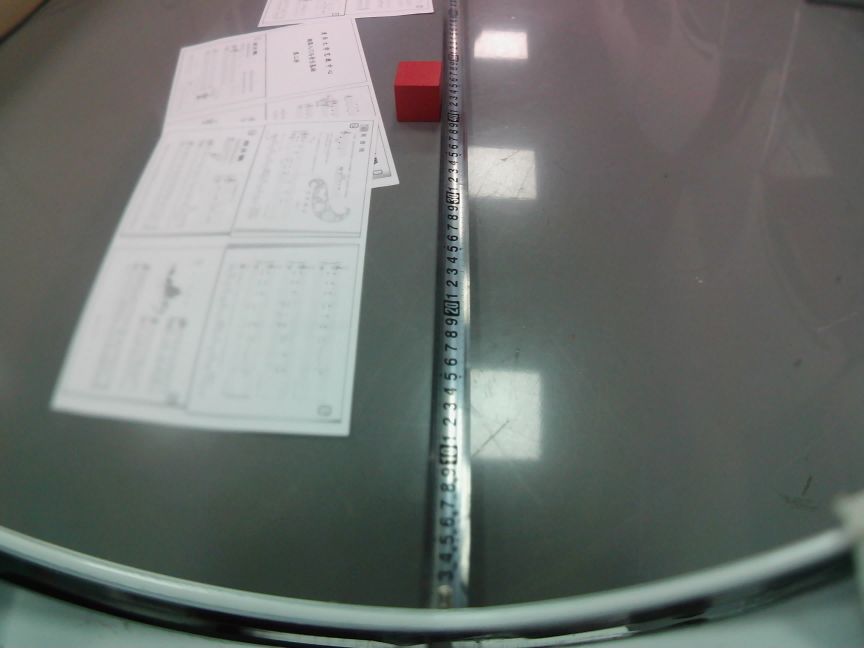
#> input picture 111.jpg, 2592 x 1944 px (shown at 1/3 size)
$ python -i line_detector.py   (imports and definitions only)
#> lines starting #> are read from the running program, lines starting #| are printed output that depends on the picture; after the words box and inside, x2 and y2 are one past the last pixel; in counts of white or black regions, pixels touching at a corner belong together
# -*- coding: utf-8 -*-
"""巡线检测器：中心线提取 + 骨架化 + 弧长参数化 + 多项式拟合 + 纯追踪。

设计依据：《视觉识别算法详解.md》第 1 章。能力：
  - 灰度模式（黑/白线，向后兼容）与 HSV 颜色模式（识别特定颜色线，红色自动合并两段）
  - 多条线（连通域分离）、横向线（分类 cross）、拐角（分类 corner，肘部检测）
  - 输出纯追踪前视点 lookahead_x，供关卡做左/右移、左/右转、前进/后退决策

corner 判据（肘部检测，替代旧 PCA 直线度判据）：
  透视几何下 L 形拐角两臂长度极不对称（近处纵臂短、远处横臂长），PCA 直线度
  可高达 0.95+，旧判据判不出拐角。改为沿骨架点列滑窗检测弦向角突变：
  近端→远端方向变化 > ELBOW_ANGLE_THRESH 且两臂各 ≥ ELBOW_MIN_ARM_PX 判 corner。
  渐弯线（S 弯/弧线）窗口间方向渐变不触发，仍判 follow，天然区分急折。

所有输出量均在工作分辨率（work_width 宽）像素坐标系下，关卡阈值按此标定。
"""

import cv2
import numpy as np

from vision.detection import LineResult, LineSegment

# 肘部检测参数（corner 判据）
ELBOW_ANGLE_THRESH = 45.0   # 弦向角变化超过此值（度）判为肘部（拐角）
ELBOW_WINDOW = 8            # 滑窗半宽（点数），沿点列取 P[i±w] 计算弦向
ELBOW_MIN_NEAR_ARM_PX = 6.0   # 肘部近臂（肘点→近端）全弧长下限（像素）
ELBOW_MIN_FAR_ARM_PX = 15.0   # 肘部远臂（肘点→远端）全弧长下限（像素）
# 注：臂长按「肘点到段端点的全弧长」计，而非滑窗弦长——机器人贴近拐角时
# 近臂在图像中只有 ~10px，但仍是真拐角；远臂必须足够长以排除噪声毛刺。

# 骨架追踪段长度下限：拐角块状结构细化的毛刺残段（通常 <10 点）会被
# 丢弃，避免其被误判为 follow 并因优先级抢赢真正的 corner 段。
MIN_SEGMENT_LEN = 10

# follow 稳健拟合参数
FIT_MIN_RY_SPAN = 30.0      # ry 跨度小于此值（像素）时降为一次拟合（防 polyfit 病态）
FIT_MIN_POINTS = 8          # 点数小于此值时直接量测，不拟合
FIT_MAX_RMS = 4.0           # 二次拟合 RMS 残差超过此值（像素）改判 corner
LOOKAHEAD_CLAMP = 200.0     # lookahead_x 绝对值钳制上限（防止多项式外推爆炸）


class LineDetector:
    def __init__(self, line_color="dark", thresh=None, roi_ratio=0.5,
                 hsv_range=None, hsv_ranges=None,
                 min_area=80, lookahead_ratio=0.5, straightness_thresh=0.85,
                 work_width=640):
        self.line_color = line_color
        self.thresh = thresh
        self.roi_ratio = roi_ratio
        self.hsv_range = hsv_range          # 单一 HSV 范围，红色自动补 170~180 段
        self.hsv_ranges = hsv_ranges        # 额外多段 HSV（可选 list）
        self.min_area = min_area
        self.lookahead_ratio = lookahead_ratio
        self.straightness_thresh = straightness_thresh
        self.work_width = work_width

    # =====================================================================
    # Step 0：二值掩膜
    # =====================================================================
    def _make_mask(self, roi):
        if self.hsv_range is not None or self.hsv_ranges is not None:
            return self._color_mask(roi)
        gray = cv2.cvtColor(roi, cv2.COLOR_BGR2GRAY)
        ttype = cv2.THRESH_BINARY_INV if self.line_color == "dark" else cv2.THRESH_BINARY
        if self.thresh is None:
            ttype |= cv2.THRESH_OTSU
            th = 0
        else:
            th = self.thresh
        _, binary = cv2.threshold(gray, th, 255, ttype)
        return binary

    # [16 lines left out: function _color_mask, not called in this run]

    # =====================================================================
    # Step 1：连通域分割 + Step 2：骨架化 + Step 3：弧长参数化
    # =====================================================================
    @staticmethod
    def _zhang_suen(binary):
        """Zhang-Suen 细化：粗带 → 1px 中轴（纯 numpy，无额外依赖）。"""
        img = (binary > 0).astype(np.uint8)
        changed = True
        while changed:
            changed = False
            for step in (1, 2):
                h, w = img.shape
                p = np.zeros((h + 2, w + 2), np.uint8)
                p[1:-1, 1:-1] = img
                P2 = p[0:-2, 1:-1]; P3 = p[0:-2, 2:]; P4 = p[1:-1, 2:]; P5 = p[2:, 2:]
                P6 = p[2:, 1:-1]; P7 = p[2:, 0:-2]; P8 = p[1:-1, 0:-2]; P9 = p[0:-2, 0:-2]
                B = P2 + P3 + P4 + P5 + P6 + P7 + P8 + P9
                seq = [P2, P3, P4, P5, P6, P7, P8, P9]
                A = np.zeros_like(img)
                for i in range(8):
                    A += ((seq[i] == 0) & (seq[(i + 1) % 8] == 1)).astype(np.uint8)
                if step == 1:
                    cond = (B >= 2) & (B <= 6) & (A == 1) & (P2 * P4 * P6 == 0) & (P4 * P6 * P8 == 0)
                else:
                    cond = (B >= 2) & (B <= 6) & (A == 1) & (P2 * P4 * P8 == 0) & (P2 * P6 * P8 == 0)
                cond &= (img == 1)
                if cond.any():
                    changed = True
                    img[cond] = 0
        return (img * 255).astype(np.uint8)

    def _extract_segments(self, mask):
        """连通域 → 骨架化 → 追踪，返回 list[list[(x,y)]]。"""
        n, labels, stats, _ = cv2.connectedComponentsWithStats(mask, 8)
        segments = []
        for i in range(1, n):
            if stats[i, cv2.CC_STAT_AREA] < self.min_area:
                continue
            comp = (labels == i).astype(np.uint8)
            skel = self._zhang_suen(comp)
            for seg in self._trace(skel):
                if len(seg) >= MIN_SEGMENT_LEN:
                    segments.append(seg)
        return segments

    @staticmethod
    def _trace(skel):
        """把 1px 骨架追踪成有序点列（像素坐标 (x, y)）。

        在分支点（度≥3）不停止，选择「最接近当前行进方向」的分支继续走，
        保证 L 形拐角的两臂留在同一条点列里（旧版在拐角分支点断开，
        L 形被拆成近臂/远臂两条独立线段，拐角永远检测不到）。
        """
        ys, xs = np.nonzero(skel)
        if len(ys) == 0:
            return []
        pts = set(zip(xs.tolist(), ys.tolist()))

        def nbrs(p):
            x, y = p
            for dx in (-1, 0, 1):
                for dy in (-1, 0, 1):
                    if dx == 0 and dy == 0:
                        continue
                    q = (x + dx, y + dy)
                    if q in pts:
                        yield q

        deg = {p: sum(1 for _ in nbrs(p)) for p in pts}
        # 端点确定性排序：优先从「y 最大（离机器人最近）」的端点开始追踪，
        # 保证 L 形拐角的主路径被完整追踪（set 无序遍历会因 hash seed 不同
        # 产生非确定性的段划分）。
        endpoints = sorted((p for p in pts if deg[p] == 1), key=lambda p: (-p[1], p[0]))
        visited = set()
        segs = []

        def walk(start):
            seg = [start]
            visited.add(start)
            prev, cur = None, start
            while True:
                cand = [n for n in nbrs(cur) if n != prev and n not in visited]
                if not cand:
                    break
                if len(cand) == 1:
                    nxt = cand[0]
                else:
                    # 分支点：选与当前行进方向夹角最小的分支（保持直行趋势）
                    d = (cur[0] - prev[0], cur[1] - prev[1]) if prev else (0, 0)
                    def dir_score(q):
                        dq = (q[0] - cur[0], q[1] - cur[1])
                        dot = d[0] * dq[0] + d[1] * dq[1]
                        nq = (dq[0] ** 2 + dq[1] ** 2) ** 0.5 or 1.0
                        nd = (d[0] ** 2 + d[1] ** 2) ** 0.5 or 1.0
                        return -(dot / (nq * nd))   # cos 大 → 分数小 → 优先
                    nxt = min(cand, key=dir_score)
                visited.add(nxt)
                seg.append(nxt)
                prev, cur = cur, nxt
            return seg

        for ep in endpoints:
            if ep not in visited:
                segs.append(walk(ep))
        # 闭合环 / 分支间残余：从任意未访问点继续
        for p in list(pts):
            if p not in visited:
                segs.append(walk(p))
        return segs

    # =====================================================================
    # Step 4~6：拟合 + 分类 + 纯追踪
    # =====================================================================
    @staticmethod
    def _find_elbow(pts):
        """肘部检测：沿点列滑窗找弦向角突变点（拐角判据）。

        pts: (N,2) 有序点列，首点为近端（y 最大，离机器人最近）
        返回 (turn_deg, elbow_idx) 或 None。
        turn_deg: 近臂→远臂的方向变化角（0~180°，取绝对值）

        臂长按「肘点到段端点的全弧长」计算（骨架点间距≈1px）：
        - 近臂 = 肘点→近端（pts[0]）的弧长，阈值低（机器人可贴近拐角）
        - 远臂 = 肘点→远端（pts[-1]）的弧长，阈值高（排除噪声毛刺）
        取「最近端第一个满足条件」的肘部（近拐角优先，防远拐角抢赢）。
        """
        n = len(pts)
        w = ELBOW_WINDOW
        if n < 2 * w + 2:
            return None
        # 累计弧长表：arc[i] = 点 0→i 的路径长度
        diffs = np.diff(pts, axis=0)
        step_len = np.hypot(diffs[:, 0], diffs[:, 1])
        arc = np.concatenate([[0.0], np.cumsum(step_len)])
        total_arc = arc[-1]
        for i in range(w, n - w):
            near_arm = arc[i]            # 肘点→近端弧长
            far_arm = total_arc - arc[i]  # 肘点→远端弧长
            if near_arm < ELBOW_MIN_NEAR_ARM_PX or far_arm < ELBOW_MIN_FAR_ARM_PX:
                continue
            v1 = pts[i] - pts[i - w]          # 近臂弦向（指向肘点）
            v2 = pts[i + w] - pts[i]          # 远臂弦向（离开肘点）
            n1 = np.hypot(*v1)
            n2 = np.hypot(*v2)
            if n1 < 1e-6 or n2 < 1e-6:
                continue
            cos_a = float(np.dot(v1, v2) / (n1 * n2))
            cos_a = max(-1.0, min(1.0, cos_a))
            turn_deg = float(np.degrees(np.arccos(cos_a)))
            if turn_deg > ELBOW_ANGLE_THRESH:
                return (turn_deg, i)   # 最近端优先，找到即返回
        return None

    def _analyze(self, seg, roi_w, roi_h):
        if len(seg) < 3:
            return None
        pts = np.array(seg, dtype=np.float64)          # (N,2) 图像坐标 x,y
        # 统一「近端在前」：首点 y 最大（图像底部，离机器人最近）
        if pts[0, 1] < pts[-1, 1]:
            pts = pts[::-1]
        x, y = pts[:, 0], pts[:, 1]
        cx, cy = x.mean(), y.mean()
        xc, yc = x - cx, y - cy
        var_x = float(np.dot(xc, xc) / len(x))
        var_y = float(np.dot(yc, yc) / len(x))
        cov_xy = float(np.dot(xc, yc) / len(x))
        # 特征值 → 直线度（保留作 cross 判据与 confidence）
        tr = var_x + var_y
        det = var_x * var_y - cov_xy * cov_xy
        disc = max(0.0, (tr / 2.0) ** 2 - det)
        lam1 = tr / 2.0 + np.sqrt(disc)
        lam2 = tr / 2.0 - np.sqrt(disc)
        straightness = lam1 / (lam1 + lam2 + 1e-9)

        # ---- 肘部检测（corner 主判据）----
        elbow = self._find_elbow(pts)

        # ---- 分类 ----
        if elbow is not None:
            orientation = "corner"
        elif var_y >= var_x:
            orientation = "follow"
        else:
            orientation = "cross"

        seg_obj = LineSegment(
            orientation=orientation,
            straightness=float(straightness),
            points=[(float(px), float(py)) for px, py in seg],
        )

        # 机器人系：rx = x - 中心(右正)，ry = 底 - y(前正，0=机器人处)
        rx = x - roi_w / 2.0
        ry = roi_h - y

        if orientation == "follow":
            # ---- 稳健拟合 ----
            ry_span = float(ry.max() - ry.min())
            # lateral_offset 统一为「最近点实测 rx」
            nearest_rx = float(rx[np.argmax(ry)])
            seg_obj.lateral_offset = nearest_rx
            # 线远端 ry（终点判定用：线延伸到视野尽头≈roi_h，线末端接近则变小）
            seg_obj.far_ry = float(ry.max())

            if len(x) < FIT_MIN_POINTS or ry_span < FIT_MIN_RY_SPAN:
                # 点太少 / 跨度太小：直接量测，不拟合（防 polyfit 病态）
                seg_obj.heading_deg = float(np.degrees(np.arctan(
                    (rx[0] - rx[-1]) / max(1e-6, abs(ry[0] - ry[-1]))
                ))) if abs(ry[0] - ry[-1]) > 1e-6 else 0.0
                # lookahead：ry≈L 处实测点 rx（插值不外推）
                L = self.lookahead_ratio * roi_h
                seg_obj.lookahead_x = self._lookahead_by_measure(pts, roi_w, roi_h, L)
            else:
                # 二次拟合，但先校验 RMS；若超限改判 corner
                a, b, c = np.polyfit(ry, rx, 2)        # rx = a·ry² + b·ry + c
                fit_rx = a * ry ** 2 + b * ry + c
                rms = float(np.sqrt(np.mean((rx - fit_rx) ** 2)))
                if rms > FIT_MAX_RMS:
                    # 改判 corner（方向用远/近端 x 符号）
                    seg_obj.orientation = "corner"
                    near_pt = pts[np.argmax(y)]
                    far_pt = pts[np.argmin(y)]
                    seg_obj.curvature = 1.0 if far_pt[0] > near_pt[0] else -1.0
                    # corner 时 lateral_offset 已在上面设为最近点实测
                    return seg_obj
                L = self.lookahead_ratio * roi_h
                seg_obj.curvature = float(a)           # 曲率(右弯正)
                seg_obj.heading_deg = float(np.degrees(np.arctan(b)))  # 切线角
                # lookahead_x：拟合值，但做病态保护（外推过大时回退实测插值）
                lookahead_fit = float(a * L * L + b * L + c)
                # 若拟合值异常大（外推爆炸），回退为 ry≈L 处实测插值
                if abs(lookahead_fit) > LOOKAHEAD_CLAMP:
                    seg_obj.lookahead_x = self._lookahead_by_measure(pts, roi_w, roi_h, L)
                else:
                    seg_obj.lookahead_x = lookahead_fit
        elif orientation == "corner":
            elbow_turn_deg, elbow_idx = elbow
            elbow_pt = pts[elbow_idx]
            seg_obj.elbow_px = (float(elbow_pt[0]), float(elbow_pt[1]))
            # 拐角点前向距离：roi 底部=机器人处(ry≈0)，顶部=视野远端(ry≈roi_h)
            seg_obj.elbow_ry = float(roi_h - elbow_pt[1])
            # 观测到的拐角弯折角（0~180°，恒正），供闭环决定转弯程度
            seg_obj.corner_deg = float(elbow_turn_deg)
            # 转向方向：远臂末端相对肘点的横向符号（右=+1，左=-1）
            far_end = pts[-1]
            seg_obj.curvature = 1.0 if far_end[0] > elbow_pt[0] else -1.0
            # 近臂弦向角（含图像底部那段，反映机器人当前与线的夹角）
            near_arm = pts[max(0, elbow_idx - ELBOW_WINDOW)] - pts[0]
            if np.hypot(*near_arm) > 1e-6:
                seg_obj.heading_deg = float(np.degrees(np.arctan2(near_arm[0], -near_arm[1])))
            # 最近点横向偏移（直接量测，不外推）
            seg_obj.lateral_offset = float(rx[np.argmax(ry)])
            # 线远端 ry（拐角时远臂延伸到视野远处，仅作参考）
            seg_obj.far_ry = float(ry.max())
            # corner 时也设 lookahead_x：用实测插值（不外推，防爆炸）
            L = self.lookahead_ratio * roi_h
            corner_la = self._lookahead_by_measure(pts, roi_w, roi_h, L)
            seg_obj.lookahead_x = max(-LOOKAHEAD_CLAMP, min(LOOKAHEAD_CLAMP, corner_la))
        else:  # cross
            seg_obj.heading_deg = 90.0
        return seg_obj

    @staticmethod
    def _lookahead_by_measure(pts, roi_w, roi_h, L):
        """在实测点列上取 ry≈L 处的 rx（线性插值，不外推）。

        若 L 超出点列 ry 范围，取最近端点的 rx（保守回退）。
        """
        rx = pts[:, 0] - roi_w / 2.0
        ry = roi_h - pts[:, 1]
        order = np.argsort(ry)
        ry_s, rx_s = ry[order], rx[order]
        if L <= ry_s[0]:
            return float(rx_s[0])
        if L >= ry_s[-1]:
            return float(rx_s[-1])
        return float(np.interp(L, ry_s, rx_s))

    # =====================================================================
    def detect(self, frame):
        if frame is None or frame.size == 0:
            return LineResult(exists=False)

        h, w = frame.shape[:2]
        roi = frame[int(h * (1.0 - self.roi_ratio)):, :]
        if roi.shape[1] > self.work_width:
            scale = self.work_width / roi.shape[1]
            roi = cv2.resize(roi, (self.work_width, int(roi.shape[0] * scale)))
        roi_h, roi_w = roi.shape[:2]

        mask = self._make_mask(roi)
        analyzed = []
        for seg in self._extract_segments(mask):
            s = self._analyze(seg, roi_w, roi_h)
            if s is not None:
                analyzed.append(s)

        if not analyzed:
            return LineResult(exists=False)

        def nearness(s):
            return max((p[1] for p in s.points), default=0.0)

        # 主线优先级：follow > corner > cross，同级取离机器人最近（y 最大）
        def priority(s):
            return (s.orientation == "follow", s.orientation == "corner", nearness(s))

        primary = max(analyzed, key=priority)
        others = [s for s in analyzed if s is not primary]
        confidence = float(primary.straightness)
        return LineResult(exists=True, primary=primary, others=others, confidence=confidence)

>>> import cv2
>>> picture = cv2.imread('../111.jpg')
#> picture is the input picture: shape (1944, 2592, 3); mean B, G, R 111.6, 114.7, 110.5
>>> result = LineDetector().detect(picture)
#> in detect, `roi = cv2.resize(roi, (self.work_width, int(roi.shape[0] * scale)))`:
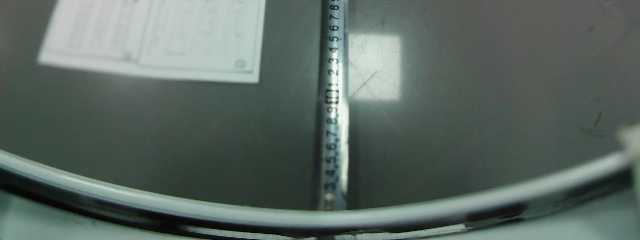
#> roi: shape (240, 640, 3); mean B, G, R 99.4, 105.2, 92.1
#> in _make_mask, `_, binary = cv2.threshold(gray, th, 255, ttype)`:
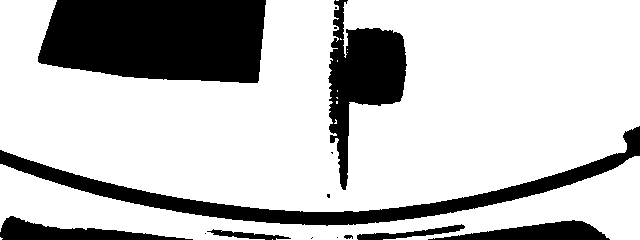
#> binary: shape (240, 640); 75.8% white; 15 black regions (7 under 20 px), largest, box (x1, y1, x2, y2) and area: (38, 0, 266, 83) 16574, (0, 126, 640, 226) 9004, (328, 0, 407, 190) 6622
#> in _extract_segments, `n, labels, stats, _ = cv2.connectedComponentsWithStats(mask, 8)`:
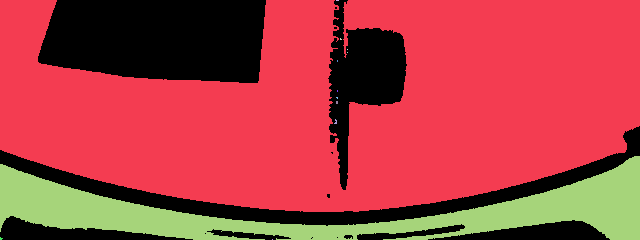
#> labels: shape (240, 640) int32; 14 distinct labels, from 0 to 13; one colour per label, 0 black
#> in _extract_segments, `n, labels, stats, _ = cv2.connectedComponentsWithStats(mask, 8)`: n = 14; stats = 14 rows, first 6: [0, 0, 640, 240, 37231], [0, 0, 640, 212, 97686], [336, 0, 3, 1, 3], [340, 38, 2, 2, 3], [347, 49, 1, 1, 1], [347, 52, 1, 1, 1]
#> in _extract_segments, `comp = (labels == i).astype(np.uint8)`:
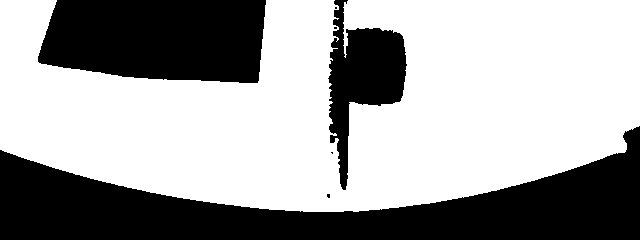
#> comp: shape (240, 640); values 0 (black) and 1 (white), 63.6% white; 7 black regions (4 under 20 px), largest, box (x1, y1, x2, y2) and area: (0, 126, 640, 240) 32664, (38, 0, 266, 83) 16574, (328, 0, 407, 190) 6652
#> after the loop in _zhang_suen, `while changed:`:
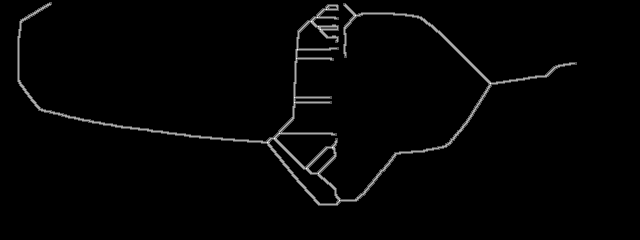
#> A: shape (240, 640); min 0, max 3, mean 0.0516; drawn with min black and max white
#> after the loop in _zhang_suen, `while changed:`: cond: shape (240, 640) bool; every value is 0
#> after the loop in _zhang_suen, `while changed:`:
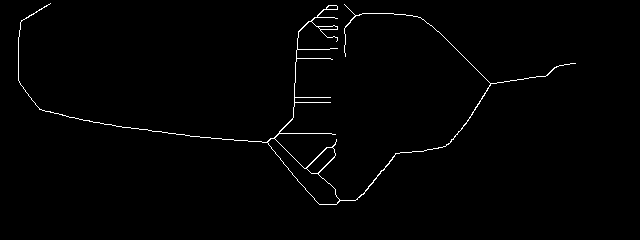
#> img: shape (240, 640); values 0 (black) and 1 (white), 1.1% white in thin lines or dots, all inside (x1, y1, x2, y2) = (18, 3, 576, 205)
#> after the loop in _zhang_suen, `while changed:`:
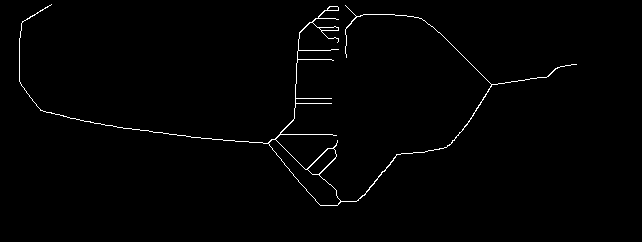
#> p: shape (242, 642); values 0 (black) and 1 (white), 1.1% white in thin lines or dots, all inside (x1, y1, x2, y2) = (19, 4, 577, 206)
#> in _analyze, `pts = np.array(seg, dtype=np.float64)`: pts = 419 pairs, first value 18 to 336, second value 3 to 168
#> in _analyze, `x, y = pts[:, 0], pts[:, 1]`: x = 419 values, max 336 at index 0, min 18 at index 330, mean 143.6; y = 419 values, max 168 at index 35, min 3 at index 418, mean 111.3
#> in _analyze, `cx, cy = x.mean(), y.mean()`: cx = 143.6; cy = 111.3
#> in _analyze, `xc, yc = x - cx, y - cy`: xc = 419 values, max 192.4 at index 0, min -125.6 at index 330, mean -8.68e-15; yc = 419 values, max 56.72 at index 35, min -108.3 at index 418, mean -2.17e-15
#> in _analyze, `var_x = float(np.dot(xc, xc) / len(x))`: var_x = 10927.3
#> in _analyze, `var_y = float(np.dot(yc, yc) / len(x))`: var_y = 1804
#> in _analyze, `cov_xy = float(np.dot(xc, yc) / len(x))`: cov_xy = 3515.2
#> in _analyze, `tr = var_x + var_y`: tr = 12731.3
#> in _analyze, `det = var_x * var_y - cov_xy * cov_xy`: det = 7356693.7
#> in _analyze, `disc = max(0.0, (tr / 2.0) ** 2 - det)`: disc = 33164778.2
#> in _analyze, `lam1 = tr / 2.0 + np.sqrt(disc)`: lam1 = 12124.5
#> in _analyze, `lam2 = tr / 2.0 - np.sqrt(disc)`: lam2 = 606.8
#> in _analyze, `straightness = lam1 / (lam1 + lam2 + 1e-9)`: straightness = 0.952
#> in _find_elbow, `n = len(pts)`: n = 419
#> in _find_elbow, `diffs = np.diff(pts, axis=0)`: diffs = 418 pairs, first value -1 to 1, second value -1 to 1
#> in _find_elbow, `step_len = np.hypot(diffs[:, 0], diffs[:, 1])`: step_len = 418 values, max 1.41 at index 2, min 1 at index 0, mean 1.13
#> in _find_elbow, `arc = np.concatenate([[0.0], np.cumsum(step_len)])`: arc = 419 values from 0 to 473.5
#> in _find_elbow, `total_arc = arc[-1]`: total_arc = 473.5
#> the loop in _find_elbow, `for i in range(w, n - w):` made 1 pass
#> (near_arm, far_arm, v1, v2, n1, n2, cos_a, turn_deg) on pass 1: (9.66, 463.8, [-4, 8], [-8, 2], 8.94, 8.25, 0.651, 49.4)
#> in _analyze, `elbow = self._find_elbow(pts)`: elbow = (49.4, 8)
#> in _analyze, `rx = x - roi_w / 2.0`: rx = 419 values, max 16 at index 0, min -302 at index 330, mean -176.4
#> in _analyze, `ry = roi_h - y`: ry = 419 values, max 237 at index 418, min 72 at index 35, mean 128.7
#> in _analyze, `elbow_turn_deg, elbow_idx = elbow`: elbow_turn_deg = 49.4; elbow_idx = 8
#> in _analyze, `elbow_pt = pts[elbow_idx]`: elbow_pt = [332, 147]
#> in _analyze, `seg_obj.elbow_px = (float(elbow_pt[0]), float(elbow_pt[1]))`: seg_obj.elbow_px = (332, 147)
#> in _analyze, `seg_obj.elbow_ry = float(roi_h - elbow_pt[1])`: seg_obj.elbow_ry = 93
#> in _analyze, `seg_obj.corner_deg = float(elbow_turn_deg)`: seg_obj.corner_deg = 49.4
#> in _analyze, `far_end = pts[-1]`: far_end = [50, 3]
#> in _analyze, `seg_obj.curvature = 1.0 if far_end[0] > elbow_pt[0] else -1.0`: seg_obj.curvature = -1
#> in _analyze, `near_arm = pts[max(0, elbow_idx - ELBOW_WINDOW)] - pts[0]`: near_arm = [0, 0]
#> in _analyze, `seg_obj.lateral_offset = float(rx[np.argmax(ry)])`: seg_obj.lateral_offset = -270
#> in _analyze, `seg_obj.far_ry = float(ry.max())`: seg_obj.far_ry = 237
#> in _lookahead_by_measure, `order = np.argsort(ry)`: order = 419 values, max 418 at index 418, min 0 at index 111, mean 209
#> in _lookahead_by_measure, `ry_s, rx_s = ry[order], rx[order]`: ry_s = 419 values from 72 to 237; rx_s = 419 values, max 16 at index 71, min -302 at index 330, mean -176.4
#> in _analyze, `corner_la = self._lookahead_by_measure(pts, roi_w, roi_h, L)`: corner_la = -237
#> in _analyze, `seg_obj.lookahead_x = max(-LOOKAHEAD_CLAMP, min(LOOKAHEAD_CLAMP, corne..`: seg_obj.lookahead_x = -200
